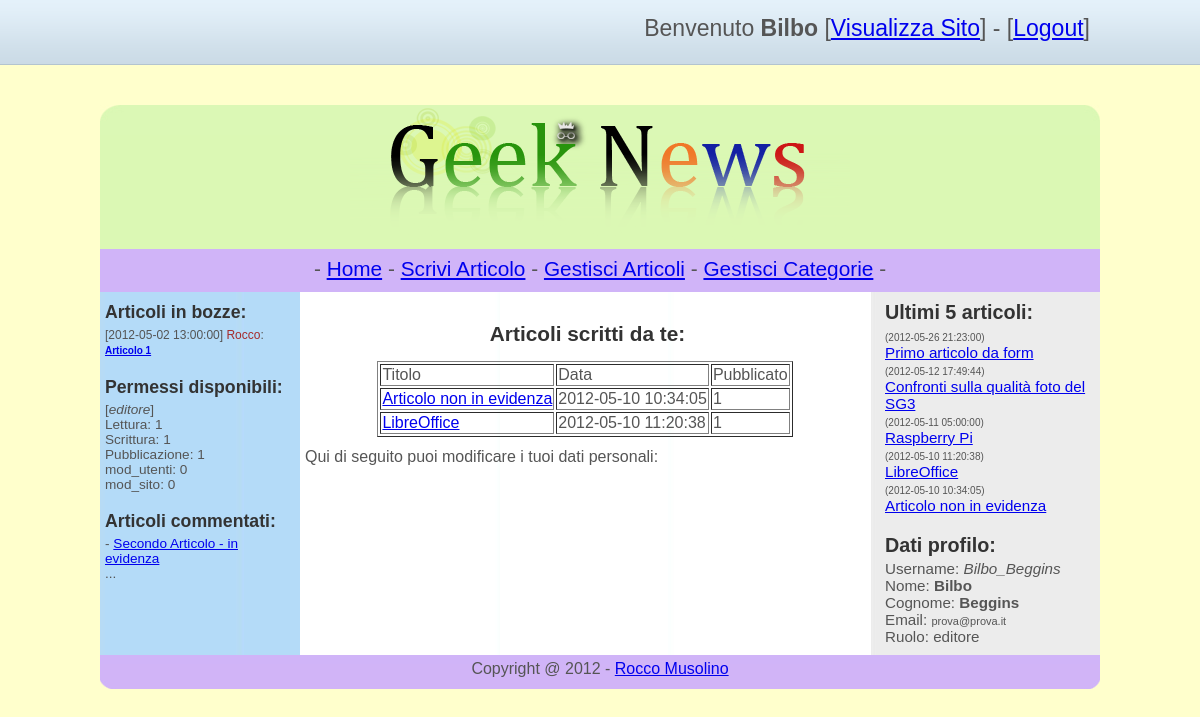
The page /progetto/admin.php (signed in) on the database its author committed.
### tables this page shows
CREATE TABLE IF NOT EXISTS `articoli` (
  `id_articolo` int(50) NOT NULL AUTO_INCREMENT,
  `titolo` text NOT NULL,
  `testo` text NOT NULL,
  `meta_description` text NOT NULL,
  `id_categoria` int(50) NOT NULL,
  `tags` text,
  `id_autore` int(50) NOT NULL,
  `data` datetime NOT NULL,
  `in_evidenza` int(1) NOT NULL DEFAULT '0',
  `pubblicato` int(1) NOT NULL DEFAULT '0',
  PRIMARY KEY (`id_articolo`)
);

CREATE TABLE IF NOT EXISTS `utenti` (
  `id_utente` int(50) NOT NULL AUTO_INCREMENT,
  `username` varchar(50) NOT NULL,
  `nome` text NOT NULL,
  `cognome` text NOT NULL,
  `email` varchar(30) NOT NULL,
  `password` varchar(50) NOT NULL,
  `ruolo` text NOT NULL,
  PRIMARY KEY (`id_utente`),
  UNIQUE KEY `username` (`username`)
);

CREATE TABLE IF NOT EXISTS `permessi` (
  `ruolo` varchar(20) NOT NULL,
  `lettura` int(1) NOT NULL,
  `scrittura` int(1) NOT NULL,
  `pubblicazione` int(1) NOT NULL,
  `mod_utenti` int(1) NOT NULL,
  `mod_sito` int(1) NOT NULL,
  UNIQUE KEY `ruolo` (`ruolo`)
);

CREATE TABLE IF NOT EXISTS `info_sito` (
  `nome_sito` varchar(20) NOT NULL,
  `slogan` varchar(100) NOT NULL,
  `articoli_per_pagina` int(10) NOT NULL,
  `reg_attiva` int(1) NOT NULL,
  `footer` text NOT NULL,
  `descrizione_sito` text NOT NULL,
  `keywords_sito` text NOT NULL
);

### progetto/functions/moduli/sidebar_dx.php (the view, shortened to what this page needs)
<?php
if ($permessi['scrittura']){
$art_max = 5;
echo "<h3>Ultimi $art_max articoli:</h3><p>";
$q_articles = mysql_query("SELECT titolo, id_articolo, data FROM articoli ORDER BY id_articolo DESC LIMIT 0, $art_max");
while($l_art = mysql_fetch_array($q_articles)){
echo "<span style='font-size: 10px'>($l_art[data])</span><br/><a href='$_SERVER[PHP_SELF]?pag=gestisci-articoli&edit_art=$l_art[id_articolo]' target='_new'>$l_art[titolo]</a><br/>";
}
echo "</p>";
}
if ($permessi['lettura']){
echo "<h3>Dati profilo:</h3>";
$q_profilo = mysql_query("SELECT * FROM utenti WHERE id_utente = $_SESSION[id_utente]");
$profilo = mysql_fetch_array($q_profilo);
echo "<p>Username: <em>$profilo[username]</em><br/>
Nome: <b>$profilo[nome]</b><br/>
Cognome: <b>$profilo[cognome]</b><br/>
Email: <span style='font-size: 11px'>$profilo[email]</span><br/>
Ruolo: $profilo[ruolo]<br/>
</p>";
}
?>

### progetto/functions/amministra.php (shortened to what this page needs)
<?php
$footer = mysql_fetch_array(mysql_query("SELECT footer FROM `info_sito`"));
$footer = $footer['footer'];
$permessi = mysql_fetch_array(mysql_query("SELECT * FROM `permessi` WHERE `ruolo` = '$_SESSION[ruolo]'"));
?>
<!DOCTYPE HTML PUBLIC "-//W3C//DTD HTML 4.01//EN" "http://www.w3.org/TR/html4/strict.dtd">
<html>
<head>
<link href="style.css" rel="stylesheet" type="text/css">
    <link rel="stylesheet" href="style-login.css" />
</head>
<body>
   <div id="bar">
     <div style="width: 1000px; margin: 0 auto">
            <div id="loginContainer">
			<?php
			if (@$_SESSION['login'] == "ok"){
			 echo "<span style='font-size:23px'>Benvenuto <b>$_SESSION[nome]</b> [<a href='index.php'>Visualizza Sito</a>] - [<a href='index.php?logout=1'>Logout</a>]</span>";
			  }
			  ?>
            </div>
	  </div>
	</div>
<div id="container">
<div id="header"><center><img src="images/Logo.png" border="0" /></center></div>
<div id="menu"><center><?php include("moduli/pca_menu.php"); ?></center></div>
<div id="main">
<div id="content">
<?php
switch(@$_GET['pag']){
default:
?>
<?php
if ($permessi['pubblicazione']){
echo '<p><center>
    <div id="art_cat_div"></div></center></p>';
}
if ($permessi['scrittura']){
echo "<center><h3>Articoli scritti da te:</h3><p>";
 $qry_yposts = mysql_query("SELECT id_articolo, titolo, data, pubblicato FROM articoli WHERE id_autore = $_SESSION[id_utente]");
 echo "<table border='1'>
 <tr><td>Titolo</td> <td>Data</td> <td>Pubblicato</td></tr>";
 while($y_art = mysql_fetch_array($qry_yposts)){
 echo "<tr><td><a href='admin.php?pag=gestisci-articoli&edit_art=$y_art[id_articolo]'>$y_art[titolo]</a></td> <td>$y_art[data]</td> <td>$y_art[pubblicato]</td></tr>";
 }
 echo "</table> </p> </center>";
 }
if ($permessi['lettura']) echo "<p>Qui di seguito puoi modificare i tuoi dati personali: </p>";
break;
}
?>
</div>
    <div id="nav">
 <?php include("moduli/sidebar_sx.php"); ?>
    </div>
</div>
   <div id="extra">
 <?php include("moduli/sidebar_dx.php"); ?>
   </div>
  <div id="footer">
   <center><p><?php echo "$footer"; ?></p></center>
  </div>
</div>
<br/><br/>
</body>
</html>

### progetto/functions/moduli/sidebar_sx.php (shortened to what this page needs)
	 <?php
if ($permessi['pubblicazione']){
echo "<h3>Articoli in bozze:</h3>";
$qry_art_bozze = mysql_query("SELECT username, titolo, data, id_articolo, id_autore FROM articoli JOIN utenti ON (id_autore = id_utente) WHERE pubblicato = 0") or die("Errore nell'eseguire la query".mysql_error());
while ($bozza = mysql_fetch_array($qry_art_bozze)){
?>
<p>
<span style="font-size: 12px;">[<?php echo $bozza['data']; ?>] <span style="color: brown"><?php echo $bozza['username']; ?></span>:</span><br/>
<span style="font-size: 10px; font-weight: bold"><a href='<?php echo "$_SERVER[PHP_SELF]?pag=gestisci-articoli&edit_art=$bozza[id_articolo]";?>'><?php echo $bozza['titolo'];?></a></span>
</p>
<?php
}
}
if ($permessi['scrittura']){
 $user_permessi = mysql_fetch_array(mysql_query("SELECT * FROM `permessi` WHERE `ruolo` = '$_SESSION[ruolo]'"));
   echo "<h3>Permessi disponibili:</h3>
<p>
[<em>$_SESSION[ruolo]</em>]<br/>
Lettura: $user_permessi[lettura]<br/>
Scrittura: $user_permessi[scrittura]<br/>
Pubblicazione: $user_permessi[pubblicazione]<br/>
mod_utenti: $user_permessi[mod_utenti]<br/>
mod_sito: $user_permessi[mod_sito]
</p>";
}
if ($permessi['lettura']) {
echo "<h3>Articoli commentati:</h3><p>";
$n_art_comm = 5;
$art_comm_qry = mysql_query("SELECT titolo, id_articolo, art_commentato FROM `commenti` JOIN articoli ON (id_articolo = art_commentato) WHERE utente = '$_SESSION[username]' GROUP BY id_articolo LIMIT 0, $n_art_comm") or die("Errore esecuzione query articoli commentati.".mysql_error());
while($art_comm = mysql_fetch_array($art_comm_qry)){
echo "- <a href='index.php?id_articolo=$art_comm[id_articolo]' target='_new'>$art_comm[titolo]</a><br/>";
}
echo "...</p>";
}
?>

### progetto/style.css (style rules this page uses)
html,body { margin:0;padding:0 }
body { font: 100.01% "Trebuchet MS",Verdana,Arial,sans-serif; background: #FFFFCC; color: #555; text-align:center; }
h2,h3,h4 { margin:0;padding-left: 5px;padding-top:5px;line-height: 30px;color: #333; }
h3 { font-size: 130% }
p { margin: 0 5px; padding: 0 0 0.7em }
div#container { width:1000px; height: auto; margin: 0 auto; margin-top:40px; background: url(images/3col.jpg) repeat-y;text-align:left; }
div#header { background-color: #DBF8B4; width:1000px; background-image: url(images/top-header-bg.jpg); background-repeat: no-repeat }
div#main { float:left;width:770px; height:auto }
div#content { float:right;width:570px; height: auto; margin-left: auto }
div#nav { float:left;width:200px; height: auto; font-size:85% }
div#extra { float:right;width:220px;font-size:95%; margin-left: auto; }
div#footer { clear:both;width:100%;padding-top:5px; background-color: #D0B4F8; background-image: url(images/bottom-footer-bg.jpg); background-repeat: no-repeat; background-position: bottom left }
div#menu { width: 1000px; height: 35px; background: #D0B4F8; padding-top:8px; font-size:130% }

### progetto/style-login.css (style rules this page uses)
#bar { width:100%; height:35px; padding:15px 0; background:url(images/bar.png) repeat-x; }
#loginContainer { position:relative; float:right; font-size:12px; margin-right: 10px; }

### rows shown on the page
articoli: titolo "Articolo non in evidenza", data "2012-05-10 10:34:05", pubblicato "1"
articoli: titolo "LibreOffice", data "2012-05-10 11:20:38", pubblicato "1"
articoli: data "2012-05-02 13:00:00", utenti.username "Rocco", titolo "Articolo 1"
permessi: lettura "1", scrittura "1", pubblicazione "1", mod_utenti "0", mod_sito "0", scrittura "5"
articoli: titolo "Secondo Articolo - in evidenza"
articoli: data "2012-05-26 21:23:00", titolo "Primo articolo da form"
articoli: data "2012-05-12 17:49:44", titolo "Confronti sulla qualità foto del SG3"
articoli: data "2012-05-11 05:00:00", titolo "Raspberry Pi"
utenti: username "Bilbo_Beggins", nome "Bilbo", cognome "Beggins", email "prova@prova.it", ruolo "editore"
info_sito: footer "Copyright @ 2012 - Rocco Musolino"

### other values the page prints
$_SESSION[nome] "Bilbo"
$stringa "-"
$_SESSION[ruolo] "editore"
